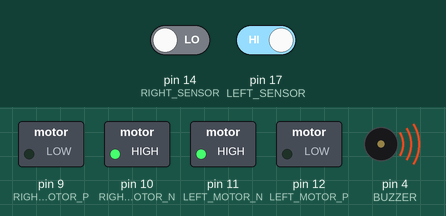
Recording of a sketch running on a simulated Arduino Uno, built with avr-gcc and run on an emulated ATmega328P. Parts: switched loads named in the sketch (green lamp = pin HIGH), buzzer (waves = sounding). The inputs (shaded band) are chosen by the test bench; at power-on: pin 14 (RIGHT_SENSOR) LOW, pin 17 (LEFT_SENSOR) HIGH. Pins used as bus, display or sensor lines are not drawn.

Above: at 1.2 s.
1.3 s: pin 14 (RIGHT_SENSOR) driven HIGH
At 2.5 s:
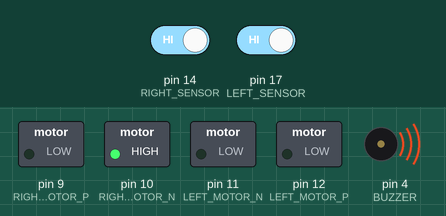
2.8 s: pin 17 (LEFT_SENSOR) driven LOW
At 3.8 s:
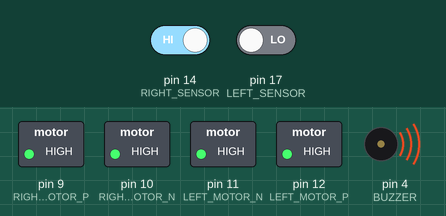
4.3 s: pin 14 (RIGHT_SENSOR) driven LOW
At 5.0 s:
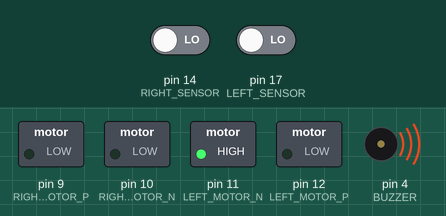
5.8 s: pin 17 (LEFT_SENSOR) driven HIGH
At 6.1 s:
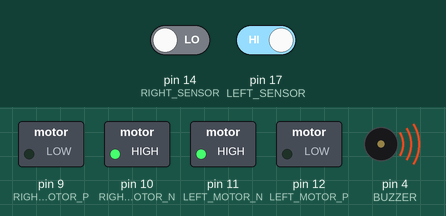
Timing chart, 0 to 8.3 s (numbered marks = the images above; inputs shaded):
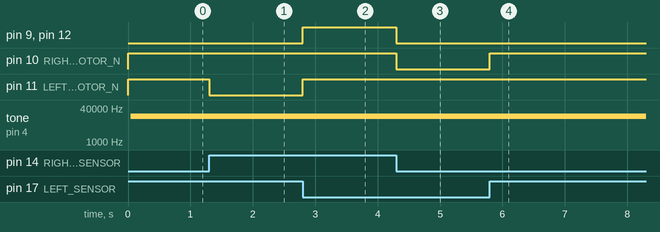

Measured:
- after the input at 1.3 s, pin 11 (LEFT_MOTOR_N): HIGH → LOW at once
- after the input at 2.8 s, pin 9 (RIGHT_MOTOR_P), pin 11 (LEFT_MOTOR_N), pin 12 (LEFT_MOTOR_P): LOW → HIGH at once
- after the input at 4.3 s, pin 9 (RIGHT_MOTOR_P), pin 10 (RIGHT_MOTOR_N), pin 12 (LEFT_MOTOR_P): HIGH → LOW at once
- after the input at 5.8 s, pin 10 (RIGHT_MOTOR_N): LOW → HIGH at once

The sketch:

btest_line_follower.ino
```cpp
/*************************************************************
  Connection Setting of RoboMart Line Follower Development Kit
  Reference: https://www.scribd.com/document/238827643/User-Manual-IBOT-Mini-V3#

LEDs  ---@----------------> PB1  - D9   -->  Output
LEDs  ---@----------------> PB2  - D10  -->  Output
LEDs  ---@----------------> PB3  - D11  -->  Output
LEDs  ---@----------------> PB4  - D12  -->  Output
Left Sensor  -------------> PC3 -  A3/D17   -->  Input
Right Sensor -------------> PC0 -  A0/D14   -->  Input
Buzzer       -------------> PD4 -  D4   ---> Output
Right Motor (+) ----------> PB1  - D9   ---> Output
Right Motor (-) ----------> PB2  - D10  ---> Output
Left Motor (-) ----------> PB3  - D11  ---> Output
Left Motor (+) ----------> PB4  - D12  ---> Output
Buzzer          ----------> PD4  - D4   ---> Output
RESET --------------------> PC6  - RESET
Crystall Oscialltor (12Mhz) --> PB6 and PB7
VB = Battery Supply
VCC = Regulated 5V+
Gnd = Gnd (0V)
*************************************************************/
//#include "wiring_digital.h"

#define RIGHT_MOTOR_P 9
#define RIGHT_MOTOR_N 10
#define LEFT_MOTOR_N 11
#define LEFT_MOTOR_P 12
#define LEFT_SENSOR 17
#define RIGHT_SENSOR 14
#define BUZZER 4

int BuzzerValue = 0x00;
/**
// To avoid cycle gap between each motor config bit
// We are wtite all the bit in one cycle
void Motor_Write(uint32_t right_motor_p,
                 uint32_t right_motor_n,
                 uint32_t left_motor_p,
                 uint32_t left_motor_n)
{

    int Gpio_oData = gpioRead();

  if (right_motor_p)
    Gpio_oData |=  digitalPinToBitMask(RIGHT_MOTOR_P);
  else
    Gpio_oData &= ~digitalPinToBitMask(RIGHT_MOTOR_P);

  if (right_motor_n)
    Gpio_oData |=  digitalPinToBitMask(RIGHT_MOTOR_N);
  else
    Gpio_oData &= ~digitalPinToBitMask(RIGHT_MOTOR_N);

  if (left_motor_p)
    Gpio_oData |=  digitalPinToBitMask(LEFT_MOTOR_P);
  else
    Gpio_oData &= ~digitalPinToBitMask(LEFT_MOTOR_P);

  if (left_motor_n)
    Gpio_oData |=  digitalPinToBitMask(LEFT_MOTOR_N);
  else
    Gpio_oData &= ~digitalPinToBitMask(LEFT_MOTOR_N);

    gpioWrite(Gpio_oData);

}
**/

void setup() {
  // put your setup code here, to run once:
  Serial.begin(9600);
  // Motor
  pinMode(RIGHT_MOTOR_P, OUTPUT);
  pinMode(RIGHT_MOTOR_N, OUTPUT);
  pinMode(LEFT_MOTOR_N, OUTPUT);
  pinMode(LEFT_MOTOR_P, OUTPUT);

  // Buzer
  pinMode(BUZZER, OUTPUT);
  // Sensor
  pinMode(LEFT_SENSOR, INPUT);
  pinMode(RIGHT_SENSOR, INPUT);

  // Stop Motor
  digitalWrite(RIGHT_MOTOR_P, HIGH);
  digitalWrite(RIGHT_MOTOR_N, HIGH);
  digitalWrite(LEFT_MOTOR_N, HIGH);
  digitalWrite(LEFT_MOTOR_P, HIGH);
}

void loop() {
  // put your main code here, to run repeatedly:
  int LeftSensorVal = digitalRead(LEFT_SENSOR);
  int RightSensorVal = digitalRead(RIGHT_SENSOR);

  // When both Sensor Off , Then Stop Motor
  if (LeftSensorVal == 0 && RightSensorVal == 1) {
    digitalWrite(RIGHT_MOTOR_P, HIGH);
    digitalWrite(RIGHT_MOTOR_N, HIGH);
    digitalWrite(LEFT_MOTOR_N, HIGH);
    digitalWrite(LEFT_MOTOR_P, HIGH);
    // Motor_Write(HIGH,HIGH,HIGH,HIGH);
    //BuzzerValue = LOW;
    //Serial.print("Right Sensor On\n");
  }

  // Turn Right
  if (LeftSensorVal == 0 && RightSensorVal == 0) {
    digitalWrite(RIGHT_MOTOR_P, LOW);
    digitalWrite(RIGHT_MOTOR_N, LOW);
    digitalWrite(LEFT_MOTOR_N, HIGH);
    digitalWrite(LEFT_MOTOR_P, LOW);
    // Motor_Write(LOW,LOW,LOW,HIGH);
    // BuzzerValue = HIGH;
    //Serial.print("Left & Right Sensor On\n");
  }

  // Turn Left
  if (LeftSensorVal == 1 && RightSensorVal == 1) {
    digitalWrite(RIGHT_MOTOR_P, LOW);
    digitalWrite(RIGHT_MOTOR_N, HIGH);
    digitalWrite(LEFT_MOTOR_N, LOW);
    digitalWrite(LEFT_MOTOR_P, LOW);
    //Motor_Write(LOW,HIGH,LOW,LOW);
    //Serial.print("Left & Right Sensor Off\n");
    // BuzzerValue = HIGH;
  }

  // Turn Move Forward
  if (LeftSensorVal == 1 && RightSensorVal == 0) {
    digitalWrite(RIGHT_MOTOR_P, LOW);
    digitalWrite(RIGHT_MOTOR_N, HIGH);
    digitalWrite(LEFT_MOTOR_N, HIGH);
    digitalWrite(LEFT_MOTOR_P, LOW);
    // Motor_Write(LOW,HIGH,LOW,HIGH);
    // BuzzerValue = ~BuzzerValue;
    //Serial.print("Left Sensor On\n");
  }
  BuzzerValue = ~BuzzerValue;
  digitalWrite(BUZZER, BuzzerValue);
}
```
